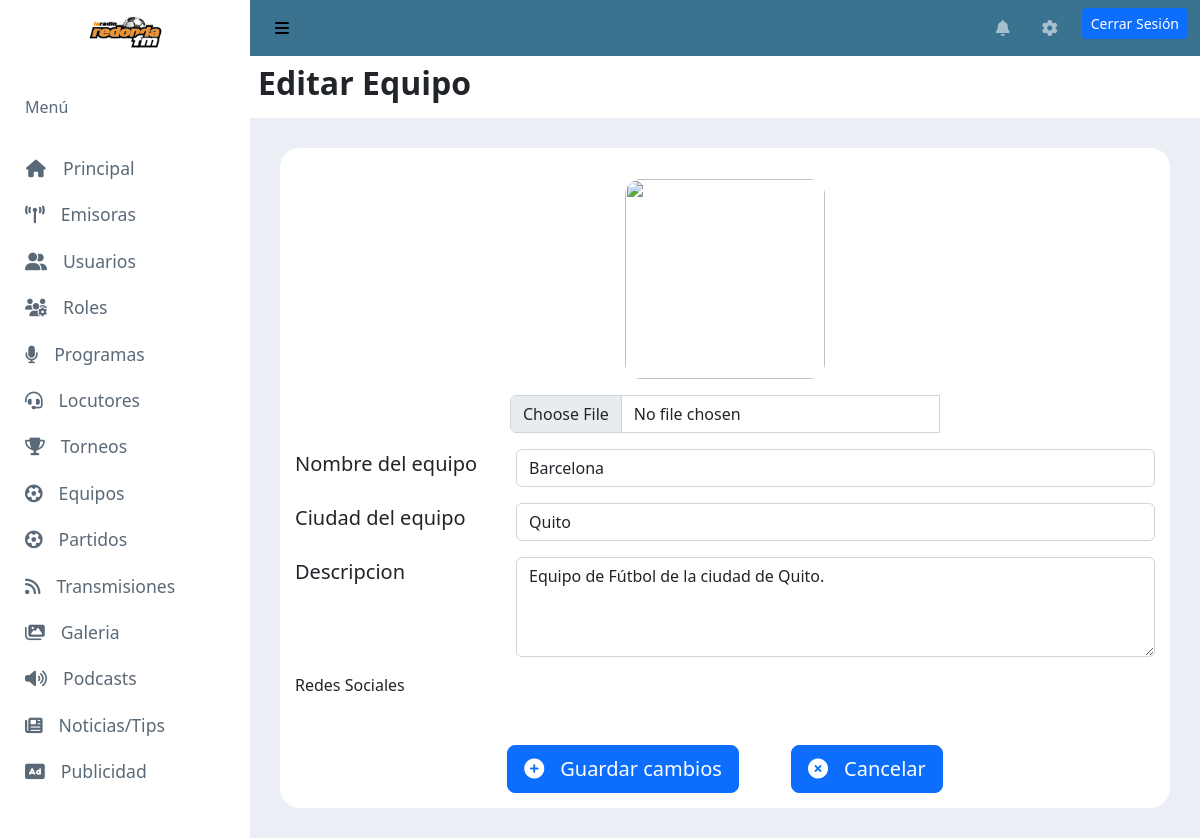
The app's page /equipos/1/editar (signed in) with its own data.
### WebAdminRadio/models.py (models this page shows, shortened)
class Equipo(models.Model):
    equipo = models.CharField(max_length=30, blank=True, null=True)
    ciudad = models.CharField(max_length=30, blank=True, null=True)
    descripcion = models.TextField(blank=True, null=True)
    imagen = models.CharField(max_length=2080, blank=True, null=True)
    estado = models.BooleanField(default=True)

### WebAdminRadio/views.py (the view, shortened to what this page needs)
# urls.py: path('equipos/<int:id_equipo>/editar', views.modificar_equipo, name='editar_equipo'), # URL para editar equipos
@login_required
@permission_required('WebAdminRadio.change_equipo', login_url='/permiso-no-autorizado')
def modificar_equipo(request, id_equipo):
    edit_equipo = Equipo.objects.get(id=id_equipo)
    red_social = RedSocialEquipo.objects.filter(id_equipo=id_equipo)
    context = {
        'title': 'Editar Equipo',
        'equipo': edit_equipo,
        'redsocial': json.dumps(list(red_social.values('id_red_social', 'link')), cls=DjangoJSONEncoder)
    }
    nombre_redes=[]
    for red in red_social:
      nombre_redes.append(red.id_red_social.nombre)
    context['nomredes']=json.dumps(list(nombre_redes), cls=DjangoJSONEncoder)
    return render(request, 'webAdminRadio/editar_equipo.html', context)

### WebAdminRadio/templatetags/accounts_tags.py (called while the page is built)
@register.filter
def verificar_permiso(usuario: Usuario, nombre_permiso: str):
    return usuario.has_perm(nombre_permiso)

### accounts/models.py (called while the page is built, shortened)
    def has_perm(self, perm, obj=None):
        if super().has_perm(self, perm):
            return True

### WebAdminRadio/templates/webAdminRadio/editar_equipo.html (shortened to what this page needs)
{% extends 'webAdminRadio/base_site.html' %}
{% load static %}
{% block page_style %}
    <link rel="stylesheet" type="text/css" href="{% static 'webAdminRadio/css/agregar_segmento.css' %}">
    <link rel="stylesheet" type="text/css" href="{% static 'webAdminRadio/css/editar_equipo.css' %}">
    <link rel="stylesheet" type="text/css" href="{% static 'webAdminRadio/css/componentes/modal_info.css' %}">
{% endblock %}
{% block content %}
    <form id="addEquipo" onsubmit="return validate()" action="{% url 'editar_equipo' equipo.id %}" method="POST" enctype="multipart/form-data">
    <div class="img-container">
        {% if equipo.imagen %}
            <img class="shield" id="preview" src="{{ equipo.imagen }}">
        {% else %}
            <img class="shield" id="preview" src="{% static 'webAdminRadio/images/redonda.jpg' %}">
        {% endif %}
        <div class="form-file input-group w-50 mx-auto">
            <input type="file" name="archivo" class="custom-file-input form-control"  id="imgSegmento" accept=".png, .jpg, .jpeg">
        </div>
    </div>
    <div class="row mb-3">
        <div class="col-3">
            <label class="label" for="equipo">Nombre del equipo</label>
        </div>
        <div class="col-9">
            <input id="equipo" placeholder="Nombre" name="equipo" type="text" class="form-control" value="{{ equipo.equipo }}"oninvalid="this.setCustomValidity('Ingrese un equipo')" oninput="this.setCustomValidity('')" required>
        </div>
    </div>
    <div class="row mb-3">
        <div class="col-3">
        <label class="label" for="ciudad">Ciudad del equipo</label>
        </div>
        <div class="col-9">
            <input id="ciudad" placeholder="Ciudad" name="ciudad" type="text" class="form-control" value="{{ equipo.ciudad }}" oninvalid="this.setCustomValidity('Ingrese un lugar válido')" oninput="this.setCustomValidity('')" required>
        </div>
    </div>
    <div class="row mb-3">
        <div class="col-3">
            <label class="label" for="descripcion">Descripcion</label>
        </div>
        <div class="col-9">
            <textarea class="form-control" placeholder="Leave a comment here" oninvalid="this.setCustomValidity('Ingrese una descripcion válida')" oninput="this.setCustomValidity('')" required
                id="descInput" name="descripcion" style="height: 100px">{{ equipo.descripcion }}</textarea>
        </div>
    </div>
    <div class="row mb-3">
        <div class="col-3">
            <label for="">Redes Sociales</label>
        </div>
        <div class="col-9">
        </div>
    </div>
    <div class="text-center mt-5">
        <button type="submit" class="btn btn-primary btn-lg submit"><i class="fas fa-plus-circle"></i>Guardar cambios</button>
        <a class="btn btn-primary btn-lg submit ms-5" href="{% url 'equipos' %}"><i class="fas fa-times-circle"></i>Cancelar</a>
    </div>
    </form>
    {% endblock %}

### WebAdminRadio/static/webAdminRadio/css/base_site.css (style rules this page uses)
a, a:hover, a:focus { text-decoration: none; transition: all 0.3s; }
a i, .submit i { margin-right: 1rem; }

### WebAdminRadio/static/webAdminRadio/css/agregar_segmento.css (style rules this page uses)
#preview { max-width: 100%; max-height: 100%; }

### WebAdminRadio/static/webAdminRadio/css/editar_equipo.css (style rules this page uses)
.img-container { text-align: center; margin-bottom: 1rem; }
.shield { width: 200px; height: 200px; object-fit: contain; border-radius: 1rem; overflow: hidden; display: inline-block; vertical-align: middle; margin-top: 1rem; margin-bottom: 1rem; }
.label { font-size: 1.25rem; }

### records on screen
Equipo: equipo "Barcelona", ciudad "Quito", descripcion "Equipo de Fútbol de la ciudad de Quito."

### other values on screen
{{ title }} "Editar Equipo"
